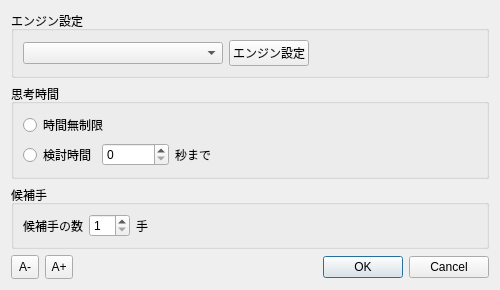
<?xml version="1.0" encoding="UTF-8"?>
<ui version="4.0">
 <class>ConsiderationDialog</class>
 <widget class="QDialog" name="ConsiderationDialog">
  <property name="geometry">
   <rect>
    <x>0</x>
    <y>0</y>
    <width>500</width>
    <height>280</height>
   </rect>
  </property>
  <property name="windowTitle">
   <string>検討</string>
  </property>
  <layout class="QVBoxLayout" name="verticalLayoutMain">
   <item>
    <widget class="QGroupBox" name="groupBoxEngine">
     <property name="title">
      <string>エンジン設定</string>
     </property>
     <layout class="QVBoxLayout" name="verticalLayoutEngine">
      <item>
       <layout class="QHBoxLayout" name="horizontalLayoutEngine">
        <item>
         <widget class="QComboBox" name="comboBoxEngine1">
          <property name="minimumSize">
           <size>
            <width>200</width>
            <height>0</height>
           </size>
          </property>
         </widget>
        </item>
        <item>
         <widget class="QPushButton" name="engineSetting">
          <property name="text">
           <string>エンジン設定</string>
          </property>
         </widget>
        </item>
        <item>
         <spacer name="horizontalSpacerEngine">
          <property name="orientation">
           <enum>Qt::Orientation::Horizontal</enum>
          </property>
          <property name="sizeHint" stdset="0">
           <size>
            <width>40</width>
            <height>20</height>
           </size>
          </property>
         </spacer>
        </item>
       </layout>
      </item>
     </layout>
    </widget>
   </item>
   <item>
    <widget class="QGroupBox" name="groupBoxTime">
     <property name="title">
      <string>思考時間</string>
     </property>
     <layout class="QVBoxLayout" name="verticalLayoutTime">
      <item>
       <layout class="QHBoxLayout" name="horizontalLayoutUnlimited">
        <item>
         <widget class="QRadioButton" name="unlimitedTimeRadioButton">
          <property name="text">
           <string>時間無制限</string>
          </property>
         </widget>
        </item>
        <item>
         <spacer name="horizontalSpacerUnlimited">
          <property name="orientation">
           <enum>Qt::Orientation::Horizontal</enum>
          </property>
          <property name="sizeHint" stdset="0">
           <size>
            <width>40</width>
            <height>20</height>
           </size>
          </property>
         </spacer>
        </item>
       </layout>
      </item>
      <item>
       <layout class="QHBoxLayout" name="horizontalLayoutByoyomi">
        <item>
         <widget class="QRadioButton" name="considerationTimeRadioButton">
          <property name="text">
           <string>検討時間</string>
          </property>
         </widget>
        </item>
        <item>
         <widget class="QSpinBox" name="byoyomiSec">
          <property name="minimum">
           <number>0</number>
          </property>
          <property name="maximum">
           <number>999999</number>
          </property>
         </widget>
        </item>
        <item>
         <widget class="QLabel" name="label_4">
          <property name="text">
           <string>秒まで</string>
          </property>
         </widget>
        </item>
        <item>
         <spacer name="horizontalSpacerByoyomi">
          <property name="orientation">
           <enum>Qt::Orientation::Horizontal</enum>
          </property>
          <property name="sizeHint" stdset="0">
           <size>
            <width>40</width>
            <height>20</height>
           </size>
          </property>
         </spacer>
        </item>
       </layout>
      </item>
     </layout>
    </widget>
   </item>
   <item>
    <widget class="QGroupBox" name="groupBoxMultiPV">
     <property name="title">
      <string>候補手</string>
     </property>
     <layout class="QVBoxLayout" name="verticalLayoutMultiPV">
      <item>
       <layout class="QHBoxLayout" name="horizontalLayoutMultiPV">
        <item>
         <widget class="QLabel" name="labelMultiPV">
          <property name="text">
           <string>候補手の数</string>
          </property>
         </widget>
        </item>
        <item>
         <widget class="QSpinBox" name="spinBoxMultiPV">
          <property name="minimum">
           <number>1</number>
          </property>
          <property name="maximum">
           <number>10</number>
          </property>
          <property name="value">
           <number>1</number>
          </property>
          <property name="toolTip">
           <string>評価値が大きい順に表示する候補手の数を指定します</string>
          </property>
         </widget>
        </item>
        <item>
         <widget class="QLabel" name="labelMultiPVUnit">
          <property name="text">
           <string>手</string>
          </property>
         </widget>
        </item>
        <item>
         <spacer name="horizontalSpacerMultiPV">
          <property name="orientation">
           <enum>Qt::Orientation::Horizontal</enum>
          </property>
          <property name="sizeHint" stdset="0">
           <size>
            <width>40</width>
            <height>20</height>
           </size>
          </property>
         </spacer>
        </item>
       </layout>
      </item>
     </layout>
    </widget>
   </item>
   <item>
    <spacer name="verticalSpacer">
     <property name="orientation">
      <enum>Qt::Orientation::Vertical</enum>
     </property>
     <property name="sizeHint" stdset="0">
      <size>
       <width>20</width>
       <height>20</height>
      </size>
     </property>
    </spacer>
   </item>
   <item>
    <layout class="QHBoxLayout" name="horizontalLayoutBottom">
     <item>
      <widget class="QToolButton" name="toolButtonFontDecrease">
       <property name="text">
        <string>A-</string>
       </property>
       <property name="toolTip">
        <string>フォントサイズを小さくする</string>
       </property>
       <property name="minimumSize">
        <size>
         <width>28</width>
         <height>24</height>
        </size>
       </property>
       <property name="maximumSize">
        <size>
         <width>28</width>
         <height>24</height>
        </size>
       </property>
      </widget>
     </item>
     <item>
      <widget class="QToolButton" name="toolButtonFontIncrease">
       <property name="text">
        <string>A+</string>
       </property>
       <property name="toolTip">
        <string>フォントサイズを大きくする</string>
       </property>
       <property name="minimumSize">
        <size>
         <width>28</width>
         <height>24</height>
        </size>
       </property>
       <property name="maximumSize">
        <size>
         <width>28</width>
         <height>24</height>
        </size>
       </property>
      </widget>
     </item>
     <item>
      <spacer name="horizontalSpacerBottom">
       <property name="orientation">
        <enum>Qt::Orientation::Horizontal</enum>
       </property>
       <property name="sizeHint" stdset="0">
        <size>
         <width>40</width>
         <height>20</height>
        </size>
       </property>
      </spacer>
     </item>
     <item>
      <widget class="QDialogButtonBox" name="buttonBox">
       <property name="standardButtons">
        <set>QDialogButtonBox::StandardButton::Cancel|QDialogButtonBox::StandardButton::Ok</set>
       </property>
      </widget>
     </item>
    </layout>
   </item>
  </layout>
 </widget>
 <resources/>
 <connections/>
</ui>
